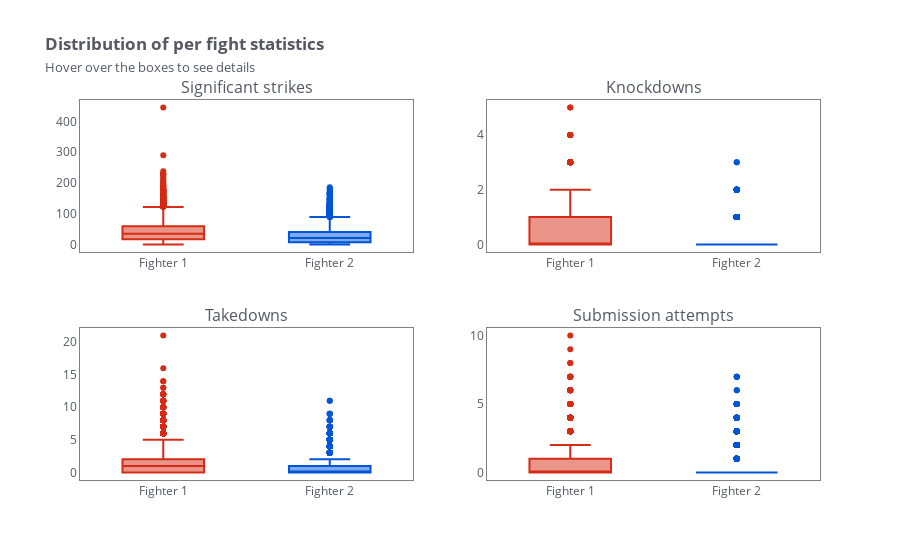

The notebook cell saved with this chart:
### Markdown cell above
About Fight duration:
* The mean fight duration is 10 minutes
* The 75% quartile and max fight duration correspond to 3-round (the most common) and 5-round fights, where every round lasts 5 minutes
* The min fight duration corresponds to Jorge Masvidal 5-second KO of Ben Askren at UFC 239

About "total" fight statistics:
* The maximum value of every statistic is much higher than its 75% quartile.
* For every fight statistic, we will talk about which fight produced the most interesting number.

### Code cell
colors = ("#D62C15", "#0056D6")
fig = make_subplots(
    rows=2,
    cols=2,
    vertical_spacing=0.2,
    subplot_titles=(
        "Significant strikes",
        "Knockdowns",
        "Takedowns",
        "Submission attempts",
    ),
)

cols = ("str", "kd", "td", "sub")
idx = 0
for i in range(2):
    for j in range(2):
        fig.add_trace(
            go.Box(
                y=df[f"fighter_1_{cols[idx]}"], name="Fighter 1", marker_color=colors[0]
            ),
            row=i + 1,
            col=j + 1,
        )
        fig.add_trace(
            go.Box(
                y=df[f"fighter_2_{cols[idx]}"], name="Fighter 2", marker_color=colors[1]
            ),
            row=i + 1,
            col=j + 1,
        )
        idx+=1

fig.update_layout(
    font_color="#555963",
    showlegend=False,
    plot_bgcolor="#fff",
    title="<span style='font-weight:bold'>Distribution of per fight statistics <br><span style='font-size:0.8rem; font-weight:normal'>Hover over the boxes to see details</span></span><br>",
)
fig.update_yaxes(mirror=True, showline=True, linecolor="grey")
fig.update_xaxes(mirror=True, showline=True, linecolor="grey")

### Figure 1 — Plotly figure (JSON) as saved in the notebook; plotly's stock layout.template omitted (floating-point values rounded to 4 significant figures; data arrays with more than 128 entries replaced by an {"elided": "..."} marker saying what was removed)
{"data": [{"marker": {"color": "#D62C15"}, "name": "Fighter 1", "type": "box", "xaxis": "x", "y": {"elided": "6548 int values"}, "yaxis": "y"}, {"marker": {"color": "#0056D6"}, "name": "Fighter 2", "type": "box", "xaxis": "x", "y": {"elided": "6548 int values"}, "yaxis": "y"}, {"marker": {"color": "#D62C15"}, "name": "Fighter 1", "type": "box", "xaxis": "x2", "y": {"elided": "6548 int values"}, "yaxis": "y2"}, {"marker": {"color": "#0056D6"}, "name": "Fighter 2", "type": "box", "xaxis": "x2", "y": {"elided": "6548 int values"}, "yaxis": "y2"}, {"marker": {"color": "#D62C15"}, "name": "Fighter 1", "type": "box", "xaxis": "x3", "y": {"elided": "6548 int values"}, "yaxis": "y3"}, {"marker": {"color": "#0056D6"}, "name": "Fighter 2", "type": "box", "xaxis": "x3", "y": {"elided": "6548 int values"}, "yaxis": "y3"}, {"marker": {"color": "#D62C15"}, "name": "Fighter 1", "type": "box", "xaxis": "x4", "y": {"elided": "6548 int values"}, "yaxis": "y4"}, {"marker": {"color": "#0056D6"}, "name": "Fighter 2", "type": "box", "xaxis": "x4", "y": {"elided": "6548 int values"}, "yaxis": "y4"}], "layout": {"annotations": [{"font": {"size": 16}, "showarrow": false, "text": "Significant strikes", "x": 0.225, "xanchor": "center", "xref": "paper", "y": 1, "yanchor": "bottom", "yref": "paper"}, {"font": {"size": 16}, "showarrow": false, "text": "Knockdowns", "x": 0.775, "xanchor": "center", "xref": "paper", "y": 1, "yanchor": "bottom", "yref": "paper"}, {"font": {"size": 16}, "showarrow": false, "text": "Takedowns", "x": 0.225, "xanchor": "center", "xref": "paper", "y": 0.4, "yanchor": "bottom", "yref": "paper"}, {"font": {"size": 16}, "showarrow": false, "text": "Submission attempts", "x": 0.775, "xanchor": "center", "xref": "paper", "y": 0.4, "yanchor": "bottom", "yref": "paper"}], "font": {"color": "#555963"}, "plot_bgcolor": "#fff", "showlegend": false, "title": {"text": "<span style='font-weight:bold'>Distribution of per fight statistics <br><span style='font-size:0.8rem; font-weight:normal'>Hover over the boxes to see details</span></span><br>"}, "xaxis": {"anchor": "y", "domain": [0, 0.45], "linecolor": "grey", "mirror": true, "showline": true}, "xaxis2": {"anchor": "y2", "domain": [0.55, 1], "linecolor": "grey", "mirror": true, "showline": true}, "xaxis3": {"anchor": "y3", "domain": [0, 0.45], "linecolor": "grey", "mirror": true, "showline": true}, "xaxis4": {"anchor": "y4", "domain": [0.55, 1], "linecolor": "grey", "mirror": true, "showline": true}, "yaxis": {"anchor": "x", "domain": [0.6, 1], "linecolor": "grey", "mirror": true, "showline": true}, "yaxis2": {"anchor": "x2", "domain": [0.6, 1], "linecolor": "grey", "mirror": true, "showline": true}, "yaxis3": {"anchor": "x3", "domain": [0, 0.4], "linecolor": "grey", "mirror": true, "showline": true}, "yaxis4": {"anchor": "x4", "domain": [0, 0.4], "linecolor": "grey", "mirror": true, "showline": true}}}
